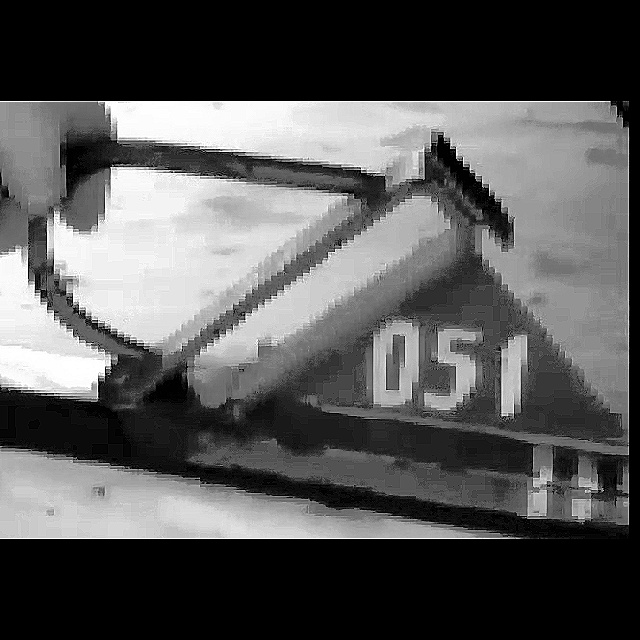
#> input picture data_sl_processed/images/Video_2024-01-25_14265045.jpg, 640 x 640 px, found by its file name
$ python preparing.py
#> lines starting #> are read from the running program, lines starting #| are printed output that depends on the picture; after the words box and inside, x2 and y2 are one past the last pixel; in counts of white or black regions, pixels touching at a corner belong together
import cv2
import numpy as np
import matplotlib.pyplot as plt

def preprocess_image(path):
    img = cv2.imread(path)
#> img is the input picture: shape (640, 640, 3); min 0, max 255, mean 87.2
    gray = cv2.cvtColor(img, cv2.COLOR_BGR2GRAY)
    blur = cv2.GaussianBlur(gray, (5, 5), 0)
    thresh = cv2.adaptiveThreshold(
        blur, 255, cv2.ADAPTIVE_THRESH_GAUSSIAN_C,
        cv2.THRESH_BINARY_INV, 11, 2
    )
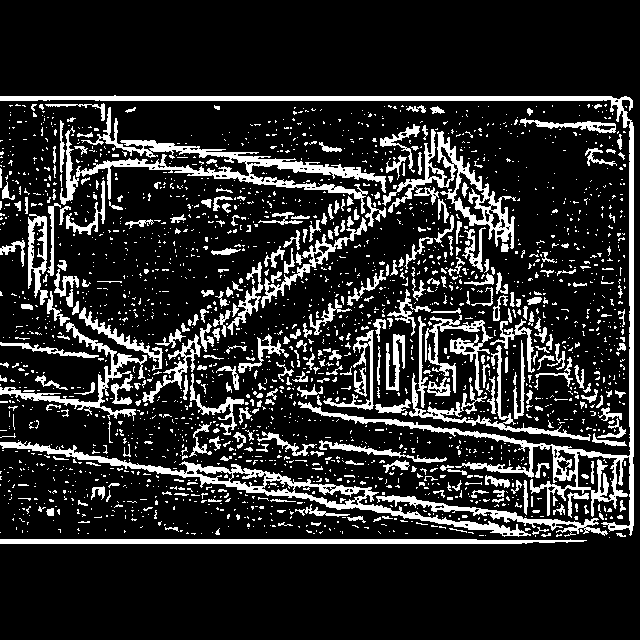
#> thresh: shape (640, 640); 16.5% white; 2263 white regions (1934 under 20 px)
    return img, thresh

def extract_digits(thresh_img):
    contours, _ = cv2.findContours(thresh_img, cv2.RETR_EXTERNAL, cv2.CHAIN_APPROX_SIMPLE)
#> contours = 2245 contours, 2053 with area under 20; largest, box (x1, y1, x2, y2) and area: (0, 95, 634, 536) 8396, (0, 441, 531, 537) 5016, (76, 107, 386, 214) 3810, (382, 129, 516, 249) 3556, (0, 539, 587, 544) 2135
    digit_regions = []
    for cnt in contours:
        x, y, w, h = cv2.boundingRect(cnt)
        if h > 20 and w > 10:  # минимальные размеры для цифры
            digit = thresh_img[y:y+h, x:x+w]
            digit_regions.append((x, digit))
#> this loop made 2245 passes
#> (x, y, w, h) on passes 1, 2, 4: (0, 539, 587, 5), (609, 537, 1, 1), (485, 535, 1, 1)
#> after the loop, digit_regions = 54 items
    digit_regions.sort(key=lambda x: x[0])  # сортировка слева направо
    return [d for _, d in digit_regions]

# Пример запуска
img_path = "C:\Homeworks\machine_learning\lab4_Khanov\data\Video_2024-01-25_14265045.jpg"
original, binary = preprocess_image(img_path)
digits = extract_digits(binary)
#> digits = 54 items

# Отображение цифр
for i, d in enumerate(digits):
    plt.subplot(1, len(digits), i + 1)
    plt.imshow(d, cmap='gray')
    plt.axis('off')
#> this loop made 54 passes
plt.show()
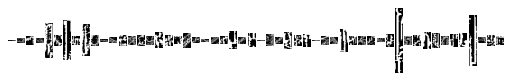
#> figure drawn by matplotlib, 54 panels

$ run again, with data_sl_processed/images/Video_2024-01-25_1426501034.jpg copied over data_sl_processed/images/Video_2024-01-25_14265045.jpg
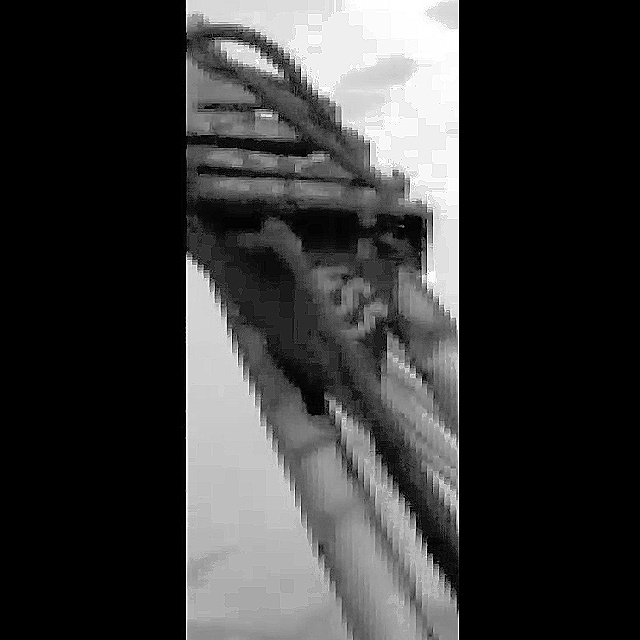
#> input picture data_sl_processed/images/Video_2024-01-25_1426501034.jpg, 640 x 640 px, found by its file name
#> in preprocess_image, img is the input picture: shape (640, 640, 3); min 0, max 255, mean 56.2
#> in preprocess_image, `thresh = cv2.adaptiveThreshold( blur, 255, cv2.ADAPTIVE_THRESH_GAUSSIA..`:
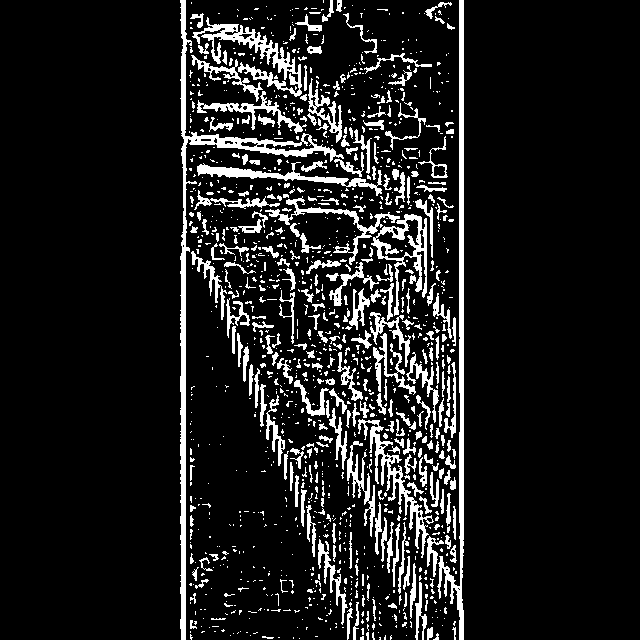
#> thresh: shape (640, 640); 11.1% white; 1275 white regions (973 under 20 px)
#> contours = 1271 contours, 1086 with area under 20; largest, box (x1, y1, x2, y2) and area: (180, 0, 344, 640) 4094, (437, 0, 464, 640) 2656, (371, 214, 427, 316) 2006, (192, 17, 302, 97) 1679, (358, 419, 434, 558) 1196
#> the loop in extract_digits, `for cnt in contours:` made 1271 passes
#> (x, y, w, h) on passes 1, 2, 5: (299, 638, 1, 1), (379, 637, 2, 3), (360, 636, 4, 4)
#> after the loop in extract_digits, `for cnt in contours:`: digit_regions = 44 items
#> the loop `for i, d in enumerate(digits):` made 44 passes

$ run again, with data_sl_processed/images/Video_2024-01-25_1426501057.jpg copied over data_sl_processed/images/Video_2024-01-25_14265045.jpg
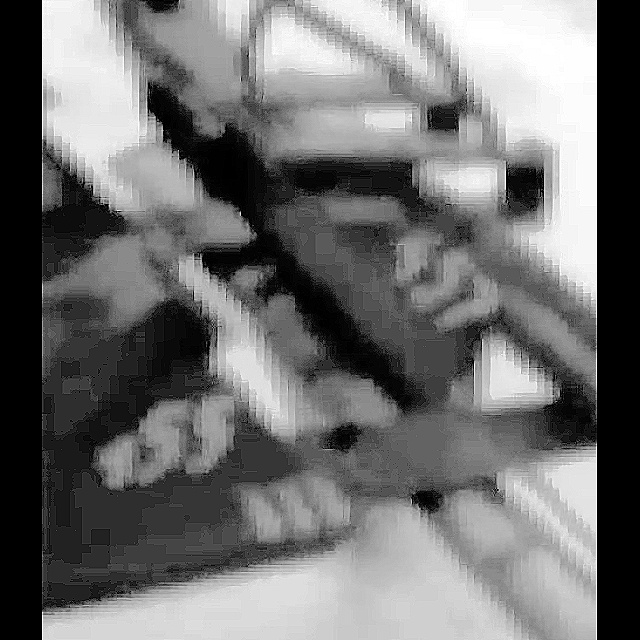
#> input picture data_sl_processed/images/Video_2024-01-25_1426501057.jpg, 640 x 640 px, found by its file name
#> in preprocess_image, img is the input picture: shape (640, 640, 3); min 0, max 255, mean 112.5
#> in preprocess_image, `thresh = cv2.adaptiveThreshold( blur, 255, cv2.ADAPTIVE_THRESH_GAUSSIA..`:
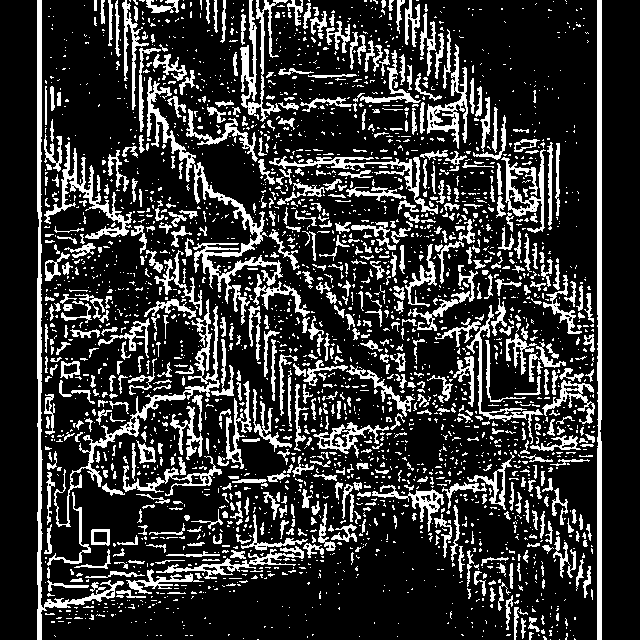
#> thresh: shape (640, 640); 20.3% white; 2776 white regions (2167 under 20 px)
#> contours = 2775 contours, 2397 with area under 20; largest, box (x1, y1, x2, y2) and area: (37, 0, 124, 640) 2504, (147, 77, 283, 325) 2486, (597, 0, 602, 640) 2443, (54, 299, 220, 527) 1702, (240, 0, 288, 122) 1162
#> the loop in extract_digits, `for cnt in contours:` made 2775 passes
#> (x, y, w, h) on passes 1, 2, 5: (559, 639, 1, 1), (550, 639, 1, 1), (243, 638, 1, 1)
#> after the loop in extract_digits, `for cnt in contours:`: digit_regions = 89 items
#> the loop `for i, d in enumerate(digits):` made 89 passes

$ run again, with data_sl_processed/images/Video_2024-01-25_1426501066.jpg copied over data_sl_processed/images/Video_2024-01-25_14265045.jpg
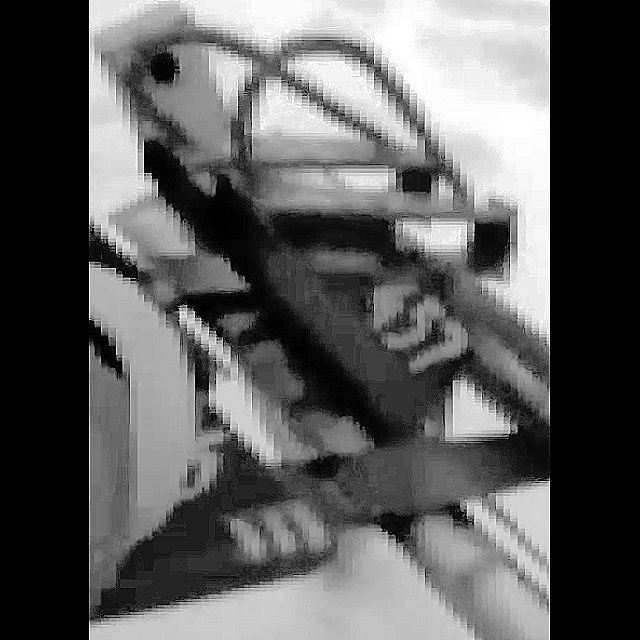
#> input picture data_sl_processed/images/Video_2024-01-25_1426501066.jpg, 640 x 640 px, found by its file name
#> in preprocess_image, img is the input picture: shape (640, 640, 3); min 0, max 255, mean 93.1
#> in preprocess_image, `thresh = cv2.adaptiveThreshold( blur, 255, cv2.ADAPTIVE_THRESH_GAUSSIA..`:
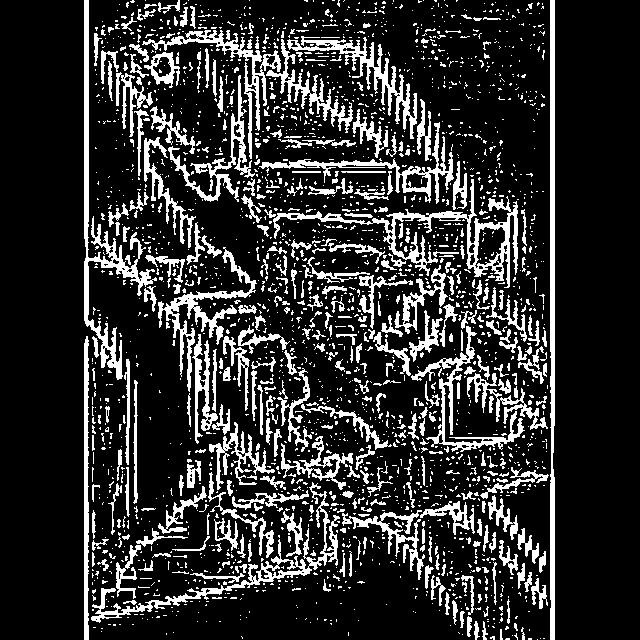
#> thresh: shape (640, 640); 18.1% white; 2402 white regions (2035 under 20 px)
#> contours = 2387 contours, 2164 with area under 20; largest, box (x1, y1, x2, y2) and area: (273, 179, 518, 288) 3706, (84, 0, 157, 380) 2696, (550, 0, 555, 640) 2379, (91, 482, 340, 623) 2192, (287, 36, 417, 139) 1686
#> the loop in extract_digits, `for cnt in contours:` made 2387 passes
#> (x, y, w, h) on passes 1, 3, 6: (537, 639, 1, 1), (540, 638, 1, 1), (490, 636, 5, 4)
#> after the loop in extract_digits, `for cnt in contours:`: digit_regions = 71 items
#> the loop `for i, d in enumerate(digits):` made 71 passes
